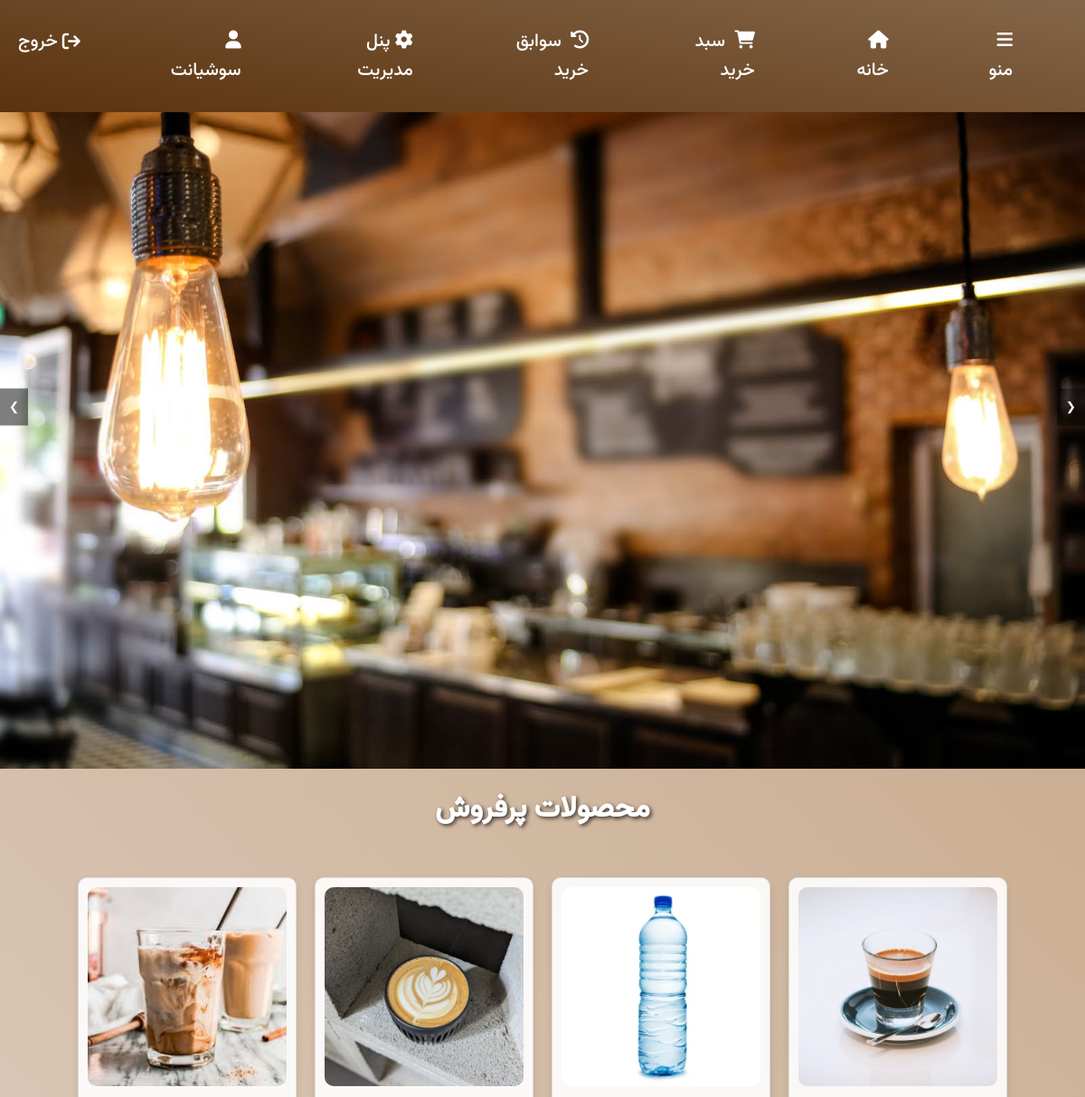
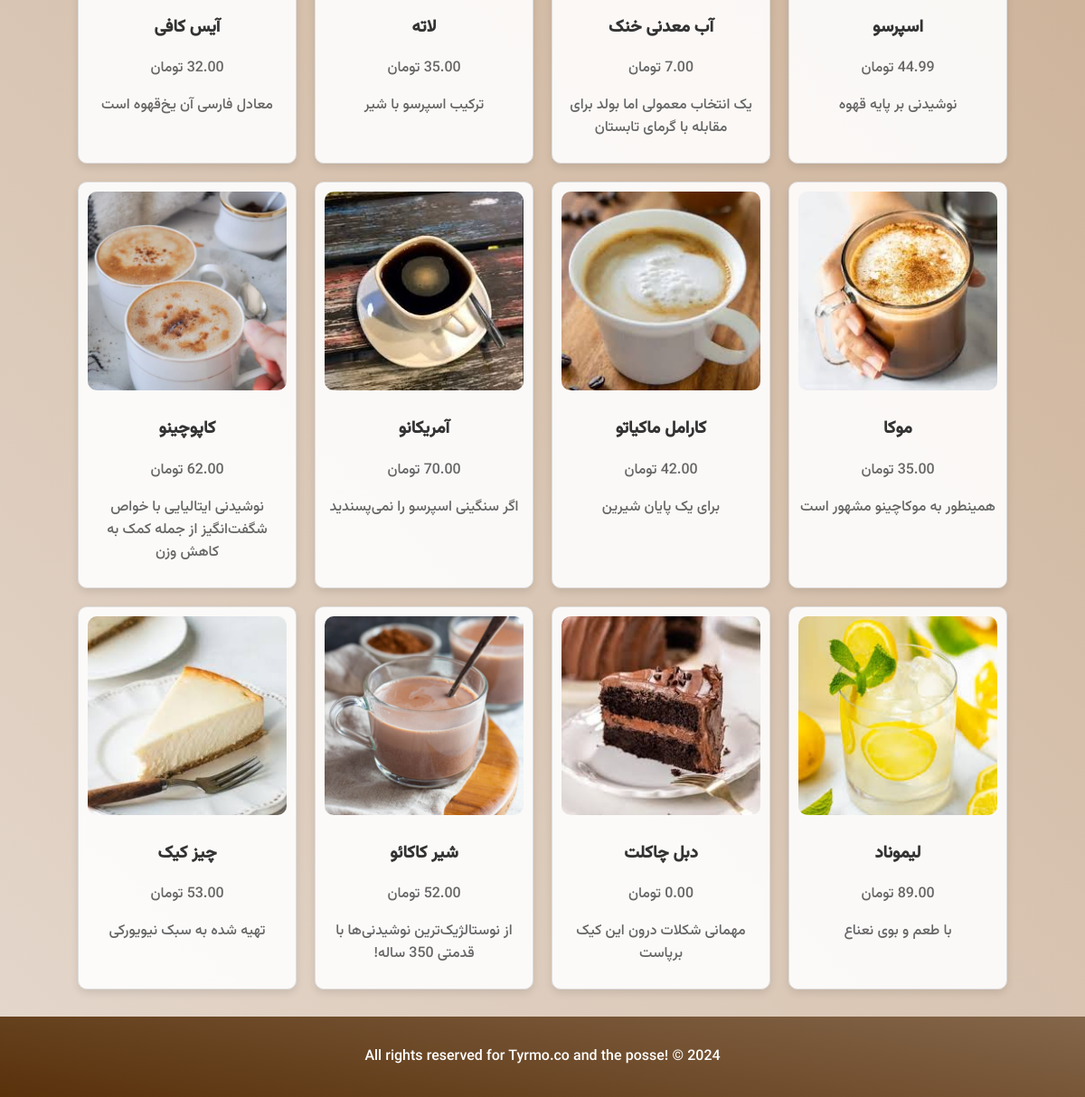
The app's page / (signed in) with its own data (2 pictures, top to bottom).
### members/models.py (models this page shows)
class Member(AbstractBaseUser, PermissionsMixin):
    username = models.CharField(_("نام کاربری یا ایمیل"), max_length=255, unique=True, primary_key=True) # either user or email
    first_name = models.CharField(_("نام") ,max_length=255)
    last_name = models.CharField(_("نام خانوادگی"),max_length=255)
    phone_number = models.CharField(_("شماره همراه"),max_length=12, blank=True, null=True)
    password = models.CharField(_("رمز عبور"), max_length=128)
    created_date = models.DateTimeField(auto_now_add=True, null=True)
    last_login = models.DateTimeField(auto_now_add=True, blank=True, null=True)
    modified_date = models.DateTimeField(auto_now=True, null=True)
    is_active = models.BooleanField(_('active'), default=True)
    is_staff = models.BooleanField(_('staff status'), default=False)
    objects = MemberManager()
    USERNAME_FIELD = 'username'
    REQUIRED_FIELDS = ['first_name', 'last_name', 'password']
    class Meta:
        verbose_name = _('user')
        verbose_name_plural = _('users')
    def __str__(self):
        return self.first_name

### mainapp/models.py (models this page shows, shortened)
class Product(models.Model):
    CATEGORY_CHOICES = [
        ('hot_drinks', 'نوشیدنی گرم'),
        ('cold_drinks', 'نوشیدنی سرد'),
        ('cakes', 'کیک'),
        ('breakfast','صبحانه')
    ]
    category = models.CharField(_("دسته بندی محصول"),max_length=20, choices=CATEGORY_CHOICES, default='hot_drinks')
    name = models.CharField(_('نام'), max_length=255)
    description = models.CharField( _("توضیحات"), max_length=255, blank=True, null=True)
    price = models.DecimalField(_("قیمت"),default=0, max_digits=10, decimal_places=2, validators=[validators.MinValueValidator(0)])
    timeNeeded = models.IntegerField(_("زمان مورد نیاز"),default=0, validators=[validators.MaxValueValidator(60)])
    coffee = models.PositiveIntegerField(_("قهوه"),default=0)
    milk = models.PositiveIntegerField(_("شیر"),default=0)
    chocolate = models.PositiveIntegerField(_("شکلات"),default=0)
    flour = models.PositiveIntegerField(_("آرد"),default=0)
    sugar = models.PositiveIntegerField(_("شکر"),default=0)
    egg = models.PositiveIntegerField(_("تخم مرغ"),default=0)
    bread = models.PositiveIntegerField(_("نان"),default=0)
    image = models.ImageField(_("تصویر"),upload_to='products/')
    created_at = models.DateTimeField(auto_now_add=True)
    updated_at = models.DateTimeField(auto_now=True)
    sold_count = models.PositiveBigIntegerField(default=0)

### mainapp/views.py (the view)
# urls.py: path('', views.homepage, name='index'),
def homepage(request):
    top_selling_products = Product.objects.annotate(total_sold=Sum('orderproduct__quantity')).order_by('-total_sold')[:12]
    context = {
        'products': top_selling_products
    }
    return render(request, 'index/index.html',context=context)

### templates/index/index.html (shortened to what this page needs)
{% extends 'base.html' %}
{% load static %}
{% block content %}
<div class="slider-container">
    <div class="slider">
        <img src='{% static "dynamics/image1.jpg" %}' alt="تصویر 1">
        <div class="slider-buttons">
            <button onclick="prevSlide()">&#10094;</button>
            <button onclick="nextSlide()">&#10095;</button>
        </div>
    </div>
</div>
<h1>محصولات پرفروش</h1>
<div class="best-selling-products">
    {% for product in products %}
    <div class="product-card">
        <img src="{{ product.image.url }}" alt="{{ product.name }}">
        <h3>{{ product.name }}</h3>
        <p>{{ product.price }} تومان</p>
        <p>{{ product.description }}</p>
    </div>
    {% endfor %}
</div>
<div class="footer">
    <p>All rights reserved for Tyrmo.co and the posse! &copy; 2024</p>
</div>
{% endblock content %}

### templates/base.html (shortened to what this page needs)
<!DOCTYPE html>
<html lang="fa">
<head>
    {% load static %}
    <link rel="stylesheet" href="{% static 'css/homePage.css' %}">
    <link rel="stylesheet" href="https://cdnjs.cloudflare.com/ajax/libs/font-awesome/6.0.0-beta3/css/all.min.css">
</head>
<body>
    <div class="navbar">
        <ul>
            <li>
                <a id='menu' href="#"><i class="fas fa-bars" id='menu-svg'></i>منو</a>
            </li>
            <li><a id='home-button' href='{% url "index" %}'><i class="fas fa-home"></i>خانه</a></li>
            <li><a id='cart' href="{% url 'view_cart' %}"><i class="fas fa-shopping-cart"></i> سبد خرید</a></li>
            <li><a id='his'href="{% url 'order_history' %}"><i class="fas fa-history"></i> سوابق خرید</a></li>
            {% if user.is_authenticated and user.is_staff %}
                <li><a id='enter-ac' href="{% url 'management_panel' %}"><i class="fa-solid fa-gear"></i>پنل مدیریت</a></li>
            {% endif %}
            {% if user.is_authenticated %}
                <li><i class="fas fa-user"></i> {{ user }} </a></li>
                <li>
                    <form method="post" action="{% url 'logout' %}">
                        <button class="logout-button" type="submit"><i class="fa-solid fa-arrow-right-from-bracket"></i> خروج</button>
                    </form>
                </li>
            {% else %}
                <li><a id='enter-ac' href="{% url 'login' %}"><i class="fas fa-user"></i> ورود به حساب کاربری</a></li>
            {% endif %}
        </ul>
    </div>
    {% block content %}
    {% endblock content %}
</body>
</html>

### static/css/homePage.css (style rules this page uses)
* { font-family: Vazirmatn; }
body { margin: 0; padding: 0; direction: rtl; background: linear-gradient(225deg, #c3a282, #e4d7cc); }
.navbar { position: fixed; top: 0; width: 100%; display: flex; justify-content: space-between; align-items: center; background: linear-gradient(10deg, #59310b, #84664a); color: white; padding: 30px; font-size: 20px; z-index: 1; }
.navbar ul { list-style: none; padding: 0; margin: 0; display: flex; }
.navbar ul li { margin: 0 50px; position: relative; }
.navbar ul li a { color: white; text-decoration: none; transition: color 0.3s ease; }
.navbar ul li a i { margin-left: 5px; }
.slider-container { position: relative; width: 100%; height: 800px; overflow: hidden; margin-top: 50px; }
.slider { position: relative; width: 100%; height: 800px; overflow: hidden; }
.slider img { width: 100%; height: 800px; object-fit: cover; position: absolute; top: 0; left: 0; opacity: 0; transition: opacity 1s ease-in-out; }
.slider img.active { opacity: 1; visibility: visible; }
.slider-buttons { position: absolute; top: 50%; width: 100%; display: flex; justify-content: space-between; transform: translateY(-50%); }
.slider-buttons button { background-color: rgba(0, 0, 0, 0.5); color: white; border: none; padding: 10px; cursor: pointer; }
.footer { background: linear-gradient(10deg, #59310b, #84664a); color: white; text-align: center; padding: 1rem; }
a { font-family: Vazirmatn !important; }
#menu-svg { transition: all 0.5s; transform:rotate(0deg); }

### templates/base.html (style rules this page uses)
.logout-button { background: none; border: none; color: white; font-size: 20px; cursor: pointer; padding: 0; margin: 0; display: flex; align-items: center; transition: color 0.3s ease; }
.logout-button i { margin-left: 5px; }

### templates/index/index.html (style rules this page uses)
h1 { text-align: center; margin: 20px 0; color: #fff; text-shadow: 2px 2px 4px rgba(0, 0, 0, 0.7); }
.best-selling-products { display: flex; flex-wrap: wrap; justify-content: center; padding: 20px; }
.product-card { background-color: rgba(255, 255, 255, 0.9); border: 1px solid #ddd; border-radius: 10px; box-shadow: 0 4px 8px rgba(0, 0, 0, 0.1); margin: 10px; padding: 10px; text-align: center; width: 220px; transition: transform 0.2s; }
.product-card img { border-radius: 10px; max-width: 100%; height: auto; }
.product-card h3 { color: #333; }
.product-card p { color: #666; }

### records on screen
Member: first_name "سوشیانت"
Product: image (picture), name "اسپرسو", description "نوشیدنی بر پایه قهوه"
Product: image (picture), name "آب معدنی خنک", price "7.00", description "یک انتخاب معمولی اما بولد برای مقابله با گرمای تابستان"
Product: image (picture), name "لاته", description "ترکیب اسپرسو با شیر"
Product: image (picture), name "آیس کافی", description "معادل فارسی آن یخ‌قهوه است"
Product: image (picture), name "موکا", description "همینطور به موکاچینو مشهور است"
Product: image (picture), name "کارامل ماکیاتو", description "برای یک پایان شیرین"
Product: image (picture), name "آمریکانو", description "اگر سنگینی اسپرسو را نمی‌پسندید"
Product: image (picture), name "کاپوچینو", description "نوشیدنی ایتالیایی با خواص شگفت‌انگیز از جمله کمک به کاهش وزن"
Product: image (picture), name "لیموناد", description "با طعم و بوی نعناع"
Product: image (picture), name "دبل چاکلت", description "مهمانی شکلات درون این کیک برپاست"
Product: image (picture), name "شیر کاکائو", description "از نوستالژیک‌ترین نوشیدنی‌ها با قدمتی 350 ساله!"
Product: image (picture), name "چیز کیک", description "تهیه شده به سبک نیویورکی"
